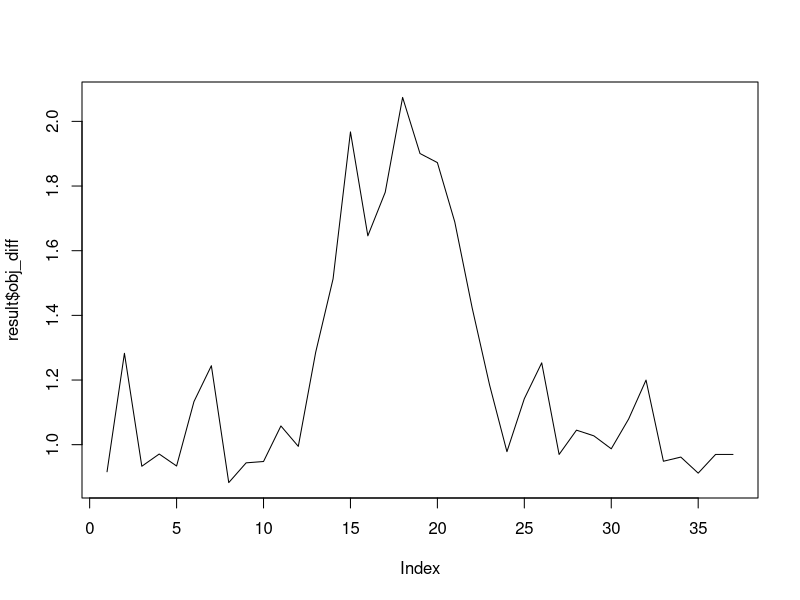

Reproduce this figure in R.
library(glmnet)
set.seed(123)

elastic_net_interaction <- function(x_df, y, groups, alpha = 0.5, lambda_seq = NULL, nfolds = 5, tol = 1e-4, max_iters = 1000) {

  x <- as.matrix(x_df)
  
  # Create a list of groups, each group containing the column indices of x corresponding to the feature names in char_list
  groups <- lapply(char_list, function(char_group) {
    sapply(char_group, function(feature_name) which(colnames(x_df) == feature_name))
  })
  
  # Define interaction terms
  interaction_terms <- function(x, betas, group1, group2) {
    (x[, group1, drop = FALSE] %*% betas[group1]) * (x[, group2, drop = FALSE] %*% betas[group2])
  }
  
  # learn betas without interaction terms to get starting beta values, using ridge
  fit_beta0 <- cv.glmnet(x, y, alpha = 0, lambda = lambda_seq, nfolds = nfolds)
  best_lambda <- fit_beta0$lambda.min
  beta_main <- coef(fit_beta0, s = best_lambda)[-1]  # exclude intercept
  
  # calculate interaction terms for all combinations of groups
  n_groups <- length(groups)
  interaction_indices <- t(combn(n_groups, 2))
  
  # initialize interaction matrix
  n_combinations <- ncol(combn(n_groups, 2))
  interactions <- matrix(0, nrow(x), n_combinations)
  
  # Calculate interaction terms using the current betas
  for (i in seq_len(nrow(interaction_indices))) {
    group1 <- groups[[interaction_indices[i, 1]]]
    group2 <- groups[[interaction_indices[i, 2]]]
    interactions[, i] <- interaction_terms(x, beta_main, group1, group2)
  }
  
  # make feature matrix with original features and interactions
  x_with_interactions <- cbind(x, interactions)
  
  # initialize variables for convergence checking
  converged <- FALSE
  iter <- 0
  obj_diff <- NULL
  betas <- rep(1, ncol(x_with_interactions))
  dev_glmnet <- obj_dev <- Inf
  
  # Learn betas outside the interaction term until convergence
  while (!converged && iter < max_iters) {
    iter <- iter + 1
    if(!iter %% 10) cat("iter =", iter, "; dev_glmnet =", dev_glmnet, "; obj_dev =", obj_dev, "\n")
    # Calculate interaction terms using the current betas
    for (i in seq_len(nrow(interaction_indices))) {
      group1 <- groups[[interaction_indices[i, 1]]]
      group2 <- groups[[interaction_indices[i, 2]]]
      interactions[, i] <- interaction_terms(x, beta_main, group1, group2)
    }
    
    # Make feature matrix with original features and interactions
    x_with_interactions <- cbind(x, interactions)
    
    # Fit model
    pf <- betas
    pf[pf == 0] <- 1e-2
    pf <- 1 / pf
    fit_with_interactions <- cv.glmnet(x_with_interactions, y, alpha = alpha, lambda = lambda_seq, nfolds = nfolds, penalty.factor = pf)
    best_lambda <- fit_with_interactions$lambda.min
    
    # Update betas using the new beta values
    new_betas <- as.vector(coef(fit_with_interactions))[-1]  # exclude intercept
    

    new_beta_main <- new_betas[1:ncol(x)]
    
    best_lambda_idx <- which(fit_with_interactions$lambda == best_lambda)
    dev_glmnet_curr <-  (1 - fit_with_interactions$glmnet$dev.ratio[best_lambda_idx]) * fit_with_interactions$glmnet$nulldev
    obj_dev <- abs(dev_glmnet_curr - dev_glmnet)/dev_glmnet_curr
    
    # obj_dev <- abs(new_beta_main - beta_main)
    # obj_dev <- max(obj_dev)
    # if (obj_dev == 0) {
    #   obj_dev <- 1
    # } else {
    #   obj_dev <- mean(abs((new_beta_main - beta_main))[new_beta_main != 0 | beta_main != 0])
    # }
    
    if ( obj_dev < tol ) {  # Only check convergence for the betas without interaction terms
      converged <- TRUE
    } else {
      dev_glmnet <- dev_glmnet_curr
      beta_main <- new_beta_main
      betas <- new_betas  # Update betas only if not converged
    }
    
    obj_diff <- c(obj_diff, dev_glmnet)
  }
  # betas <- new_betas
  beta_interaction <- betas[(ncol(x) + 1):length(betas)]
  
  # make named vectors for beta_main and beta_interaction
  named_beta_main <- setNames(beta_main, colnames(x_df))
  
  # make named vector for beta_interaction
  interaction_names <- apply(interaction_indices, 1, function(idx) {
    paste(names(char_list)[idx[1]], "*", names(char_list)[idx[2]])
  })
  named_beta_interaction <- setNames(beta_interaction, interaction_names)
  
  return(list(obj_diff=obj_diff, beta_main = named_beta_main, beta_interaction = named_beta_interaction, iterations = iter, best_lambda = best_lambda))
  # return(list(beta_main = beta_main, beta_interaction = beta_interaction, iterations = iter, best_lambda = best_lambda))
}

# Create a synthetic dataset with some interaction effect
set.seed(42)
n <- 100
p <- 20

X_df <- matrix(rnorm(n * p), n, p)
colnames(X_df) <- paste0("X", 1:p)

X_df <- cbind(X_df, matrix(rnorm(n*100), nrow = n))

# Create true betas
true_betas <- runif(p, -1, 1)
true_betas <- c(true_betas, rep(0,100))

beta1 <- matrix(true_betas[1:5], ncol=1)
beta2 <- matrix(true_betas[6:10], ncol=1)
beta4 <- matrix(true_betas[16:20], ncol=1)

# Define character lists for each group of features
char_group1 <- colnames(X_df)[1:5]
char_group2 <- colnames(X_df)[6:10]
char_group3 <- colnames(X_df)[11:15]
char_group4 <- colnames(X_df)[16:20]

X_group1 = X_df[, char_group1]
X_group2 = X_df[, char_group2]
X_group4 = X_df[, char_group4]

# Add interaction effects
interaction_effect <- (X_group1 %*% beta1) * (X_group2 %*% beta2) * 1 + (X_group1 %*% beta1) * (X_group4 %*% beta4) * 0.5
X_mat <- as.matrix(X_df)
y <- X_mat %*% true_betas + interaction_effect + rnorm(n)

char_list <- list(group1 = char_group1,
                  group2 = char_group2,
                  group3 = char_group3,
                  group4 = char_group4)

x_df <- scale(X_df)
y <- scale(y)
boot_idx <- sample(1:n, 1000, replace = TRUE)

## Bootstrapping a large data set in order to capture > 1 interactions
set.seed(123)
x_df <- x_df[boot_idx, ]
y <- y[boot_idx]
  
# Run the elastic net interaction function
set.seed(123)
result <- elastic_net_interaction(x_df, y, char_list, alpha = 0.5, lambda_seq = NULL, nfolds = 5, tol = 1e-3, max_iters = 300)
# Print the results
print(result)
plot(result$obj_diff, type = "l", lty = 1)

